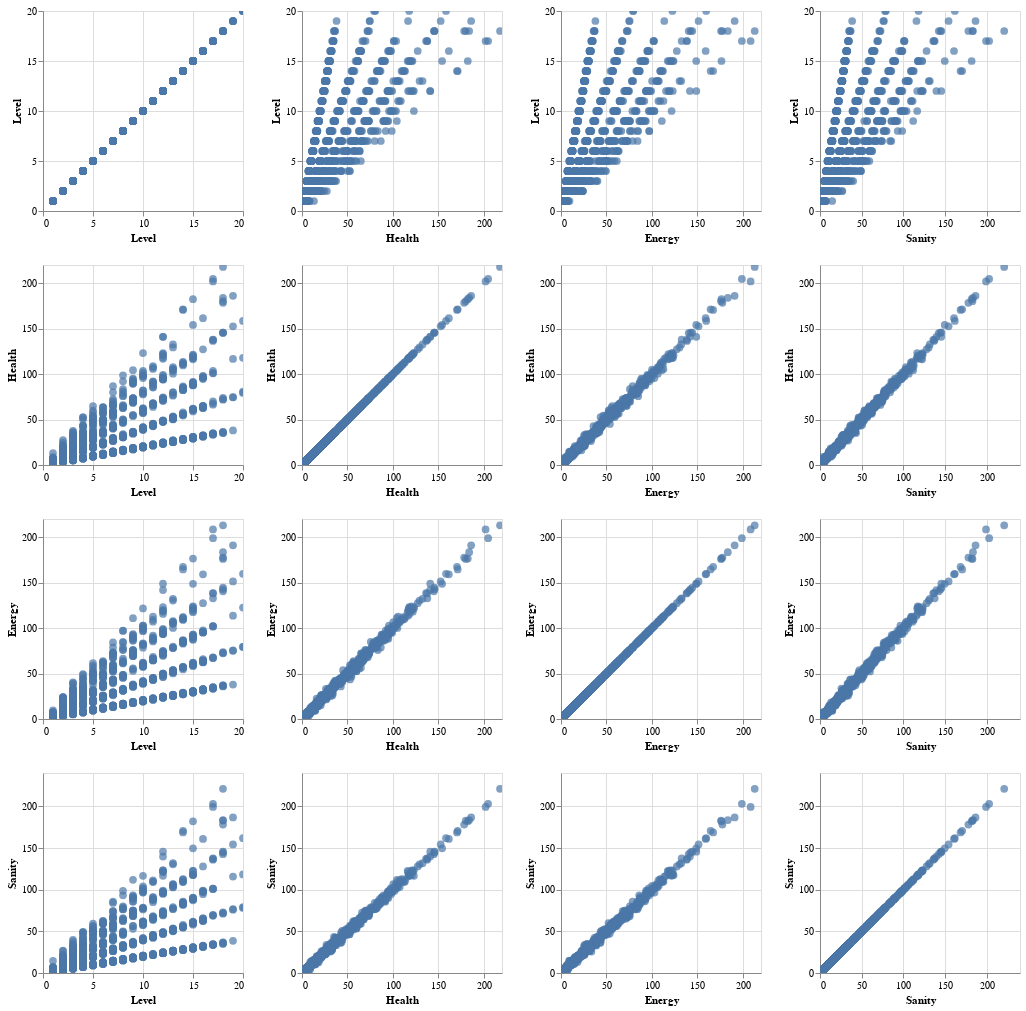

Write notebook code for a chart like this one.
### Code cell
# Scatter matrix using Altair

alt.Chart(df).mark_circle(size=60).encode(
    alt.X(alt.repeat("column"), type="quantitative"),  # Assign repeated columns to the x-axis
    alt.Y(alt.repeat("row"), type="quantitative")  # Assign repeated rows to the y-axis
).properties(
    width=200,  # Set the width of each chart in the scatter matrix
    height=200  # Set the height of each chart in the scatter matrix
).repeat(
    row=["Level", "Health", "Energy", "Sanity"],  # Features for the rows
    column=["Level", "Health", "Energy", "Sanity"]  # Features for the columns
).interactive()  # Enable interactivity for the chart

### Figure 1 — Vega-Lite specification as saved in the notebook (floating-point values rounded to 4 significant figures; data arrays with more than 128 entries replaced by an {"elided": "..."} marker saying what was removed)
{"config": {"view": {"continuousWidth": 300, "continuousHeight": 300}}, "repeat": {"column": ["Level", "Health", "Energy", "Sanity"], "row": ["Level", "Health", "Energy", "Sanity"]}, "spec": {"data": {"name": "data-38433a7c94167face15a4b1c84eda183"}, "mark": {"type": "circle", "size": 60}, "encoding": {"x": {"field": {"repeat": "column"}, "type": "quantitative"}, "y": {"field": {"repeat": "row"}, "type": "quantitative"}}, "height": 200, "name": "view_9", "width": 200}, "params": [{"name": "param_17", "select": {"type": "interval", "encodings": ["x", "y"]}, "bind": "scales", "views": ["view_9_child__row_Levelcolumn_Level", "view_9_child__row_Levelcolumn_Health", "view_9_child__row_Levelcolumn_Energy", "view_9_child__row_Levelcolumn_Sanity", "view_9_child__row_Healthcolumn_Level", "view_9_child__row_Healthcolumn_Health", "view_9_child__row_Healthcolumn_Energy", "view_9_child__row_Healthcolumn_Sanity", "view_9_child__row_Energycolumn_Level", "view_9_child__row_Energycolumn_Health", "view_9_child__row_Energycolumn_Energy", "view_9_child__row_Energycolumn_Sanity", "view_9_child__row_Sanitycolumn_Level", "view_9_child__row_Sanitycolumn_Health", "view_9_child__row_Sanitycolumn_Energy", "view_9_child__row_Sanitycolumn_Sanity"]}], "$schema": "https://vega.github.io/schema/vega-lite/v5.20.1.json", "datasets": {"data-38433a7c94167face15a4b1c84eda183": {"elided": "1000 records"}}}
